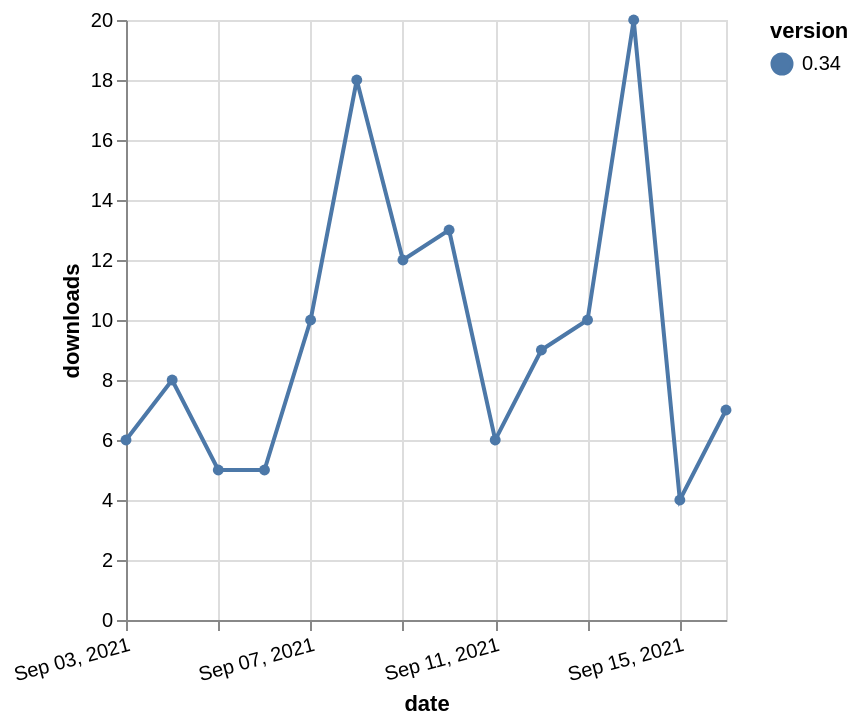

Vega-Lite specification stored for this chart:
### Vega-Lite specification from a JSON file in a GitHub repository (floating-point values rounded to 4 significant figures)
{"$schema": "https://vega.github.io/schema/vega-lite/v5.json", "description": "A simple bar chart with embedded data.", "data": {"values": [{"date": "2021-09-03", "total": 16978, "delta": 6, "version": "0.34"}, {"date": "2021-09-04", "total": 16986, "delta": 8, "version": "0.34"}, {"date": "2021-09-05", "total": 16991, "delta": 5, "version": "0.34"}, {"date": "2021-09-06", "total": 16996, "delta": 5, "version": "0.34"}, {"date": "2021-09-07", "total": 17006, "delta": 10, "version": "0.34"}, {"date": "2021-09-08", "total": 17024, "delta": 18, "version": "0.34"}, {"date": "2021-09-09", "total": 17036, "delta": 12, "version": "0.34"}, {"date": "2021-09-10", "total": 17049, "delta": 13, "version": "0.34"}, {"date": "2021-09-11", "total": 17055, "delta": 6, "version": "0.34"}, {"date": "2021-09-12", "total": 17064, "delta": 9, "version": "0.34"}, {"date": "2021-09-13", "total": 17074, "delta": 10, "version": "0.34"}, {"date": "2021-09-14", "total": 17094, "delta": 20, "version": "0.34"}, {"date": "2021-09-15", "total": 17098, "delta": 4, "version": "0.34"}, {"date": "2021-09-16", "total": 17105, "delta": 7, "version": "0.34"}]}, "width": "container", "mark": {"type": "line", "point": {"filled": true}}, "encoding": {"x": {"field": "date", "type": "temporal", "timeUnit": "yearmonthdate", "title": "date", "axis": {"labelAngle": -15}}, "y": {"field": "delta", "type": "quantitative", "title": "downloads"}, "color": {"field": "version", "type": "nominal"}, "tooltip": {"field": "delta"}}}
